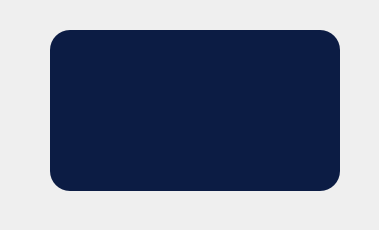
<?xml version="1.0" encoding="UTF-8"?>
<ui version="4.0">
 <class>Ventana_Cargando</class>
 <widget class="QWidget" name="Ventana_Cargando">
  <property name="geometry">
   <rect>
    <x>0</x>
    <y>0</y>
    <width>379</width>
    <height>230</height>
   </rect>
  </property>
  <property name="windowTitle">
   <string>Form</string>
  </property>
  <property name="styleSheet">
   <string notr="true">#contenedor{
	background-color: rgb(255, 255, 255);
border-radius:20px;
}</string>
  </property>
  <widget class="QFrame" name="contenedor">
   <property name="geometry">
    <rect>
     <x>50</x>
     <y>30</y>
     <width>290</width>
     <height>161</height>
    </rect>
   </property>
   <property name="styleSheet">
    <string notr="true">background-color: rgb(12, 28, 68);</string>
   </property>
   <property name="frameShape">
    <enum>QFrame::Shape::StyledPanel</enum>
   </property>
   <property name="frameShadow">
    <enum>QFrame::Shadow::Raised</enum>
   </property>
   <widget class="QLabel" name="etiqueta_logo_cargando">
    <property name="geometry">
     <rect>
      <x>30</x>
      <y>0</y>
      <width>231</width>
      <height>111</height>
     </rect>
    </property>
    <property name="styleSheet">
     <string notr="true">image: url(:/logos/Icons/logos/cuadrado_sin_fondo.png);</string>
    </property>
    <property name="text">
     <string/>
    </property>
   </widget>
   <widget class="QLabel" name="etiqueta_spiner">
    <property name="geometry">
     <rect>
      <x>119</x>
      <y>100</y>
      <width>51</width>
      <height>31</height>
     </rect>
    </property>
    <property name="font">
     <font>
      <pointsize>11</pointsize>
     </font>
    </property>
    <property name="text">
     <string/>
    </property>
    <property name="textFormat">
     <enum>Qt::TextFormat::AutoText</enum>
    </property>
    <property name="scaledContents">
     <bool>true</bool>
    </property>
    <property name="alignment">
     <set>Qt::AlignmentFlag::AlignCenter</set>
    </property>
    <property name="wordWrap">
     <bool>false</bool>
    </property>
   </widget>
  </widget>
 </widget>
 <resources>
  <include location="../../Source/logos.qrc"/>
  <include location="../../Source/gifs.qrc"/>
 </resources>
 <connections/>
</ui>
